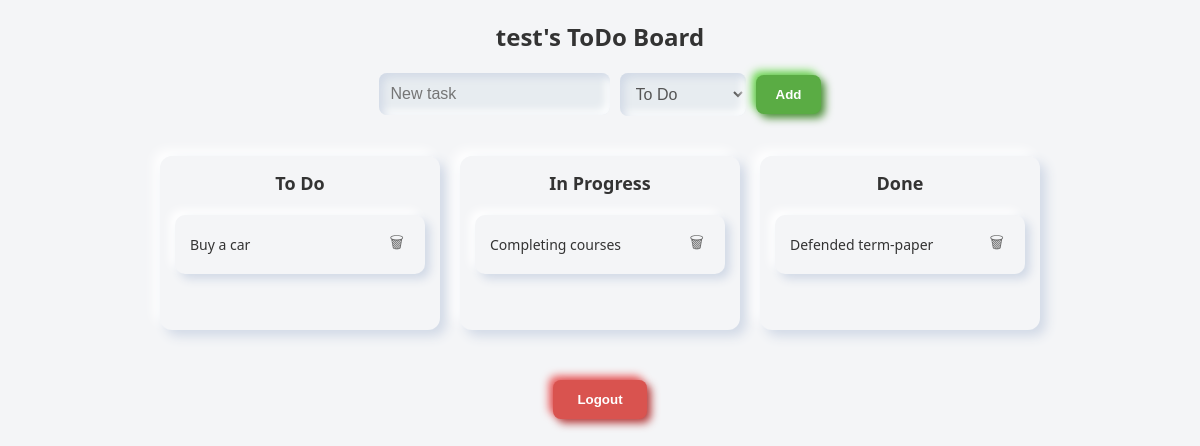
The app's page /todo (signed in) with its own data.
### tables this page shows
CREATE TABLE tasks (
                    id INTEGER PRIMARY KEY AUTOINCREMENT,
                    description TEXT NOT NULL,
                    completed BOOLEAN NOT NULL DEFAULT 0,
                    status TEXT NOT NULL DEFAULT 'To Do',
                    user_id INTEGER NOT NULL,
                    FOREIGN KEY(user_id) REFERENCES users(id)
                );

### app.py (the view)
        @app.route('/todo')
        def todo():
            if 'user_id' not in session:
                return redirect('/')
            with sqlite3.connect("todo.db") as con:
                cur = con.cursor()
                cur.execute("SELECT id, description, completed, status FROM tasks WHERE user_id=?", (session['user_id'],))
                tasks = cur.fetchall()
            columns = {"To Do": [], "In Progress": [], "Done": []}
            for task in tasks:
                columns[task[3]].append(task)
            return render_template('todo.html', columns=columns, username=session['username'])

### templates/todo.html (shortened to what this page needs)
<!DOCTYPE html>
<html lang="en">
<head>
    <link rel="stylesheet" href="{{ url_for('static', filename='style.css') }}">
</head>
<body>
    <h2>{{ username }}'s ToDo Board</h2>
    <form id="addColumnForm" method="POST" action="/add_task">
        <input type="text" name="task" placeholder="New task" required>
        <select name="status">
            <option value="To Do">To Do</option>
        </select>
        <button type="submit">Add</button>
    </form>
    <div class="board">
        {% for status, tasks in columns.items() %}
        <div class="column">
            <div class="column-header">{{ status }}</div>
            <div class="card-list {% if not tasks %}empty{% endif %}" data-status="{{ status }}" ondragover="event.preventDefault()" ondrop="handleDrop(event, '{{ status }}')">
                {% for task in tasks %}
                <div class="card" data-task-id="{{ task[0] }}" draggable="true" ondragstart="handleDragStart(event)">
                    <span class="{% if task[2] %}completed{% endif %}">{{ task[1] }}</span>
                    <form method="POST" action="/delete_task/{{ task[0] }}">
                        <button title="Delete">🗑</button>
                    </form>
                </div>
                {% endfor %}
            </div>
        </div>
        {% endfor %}
    </div>
    <form method="GET" action="/logout">
        <button class="logout-btn">Logout</button>
    </form>
</body>
</html>

### static/style.css (style rules this page uses)
body { font-family: 'Segoe UI', sans-serif; background: #f4f5f7; margin: 0; padding: 0; }
h2 { text-align: center; margin-bottom: 20px; color: #333; }
.logout-btn { display: block; margin: 30px auto 0; padding: 12px 24px; border: none; border-radius: 8px; background: #d9534f; color: #fff; font-weight: bold; cursor: pointer; box-shadow: 4px 4px 8px #b43c3c, -4px -4px 8px #eb5c5c; }
#addColumnForm { display: flex; justify-content: center; align-items: center; gap: 10px; margin: 20px auto; flex-wrap: wrap; max-width: 700px; }
#addColumnForm input[type="text"], #addColumnForm select { padding: 12px; border-radius: 8px; border: none; background: #e7ecf0; box-shadow: inset 4px 4px 8px #d1d9e6, inset -4px -4px 8px #ffffff; font-size: 16px; color: #555; }
#addColumnForm button { padding: 12px 20px; border: none; border-radius: 8px; background: #5aac44; color: white; font-weight: bold; cursor: pointer; box-shadow: 4px 4px 8px #4a8d36, -4px -4px 8px #6fd955; }
.board { display: flex; gap: 20px; overflow-x: auto; padding: 20px; justify-content: center; }
.column { background: #f4f5f7; padding: 15px; border-radius: 12px; box-shadow: 6px 6px 12px #d1d9e6, -6px -6px 12px #ffffff; width: 250px; flex-shrink: 0; display: flex; flex-direction: column; gap: 10px; }
.column-header { font-weight: bold; font-size: 18px; text-align: center; margin-bottom: 10px; color: #333; }
.card-list { display: flex; flex-direction: column; gap: 10px; }
.card { background: #f4f5f7; padding: 15px; border-radius: 10px; box-shadow: 5px 5px 10px #d1d9e6, -5px -5px 10px #ffffff; display: flex; align-items: center; gap: 10px; justify-content: space-between; flex-wrap: wrap; }
.card span { flex-grow: 1; font-size: 14px; color: #333; }
.card form { display: inline; }
.card button { background: none; border: none; cursor: pointer; font-size: 16px; color: #666; transition: transform 0.1s ease; }
.logout-btn { display: block; margin: 30px auto; padding: 12px 24px; border: none; border-radius: 8px; background: #d9534f; color: white; font-weight: bold; cursor: pointer; box-shadow: 4px 4px 8px #b43c3c, -4px -4px 8px #eb5c5c; }
.card-list { flex-grow: 1; min-height: 100px; }

### records on screen
tasks: description "Buy a car"
tasks: description "Completing courses"
tasks: description "Defended term-paper"

### other values on screen
{{ username }} "test"
{{ status }} "To Do" "In Progress" "Done"
